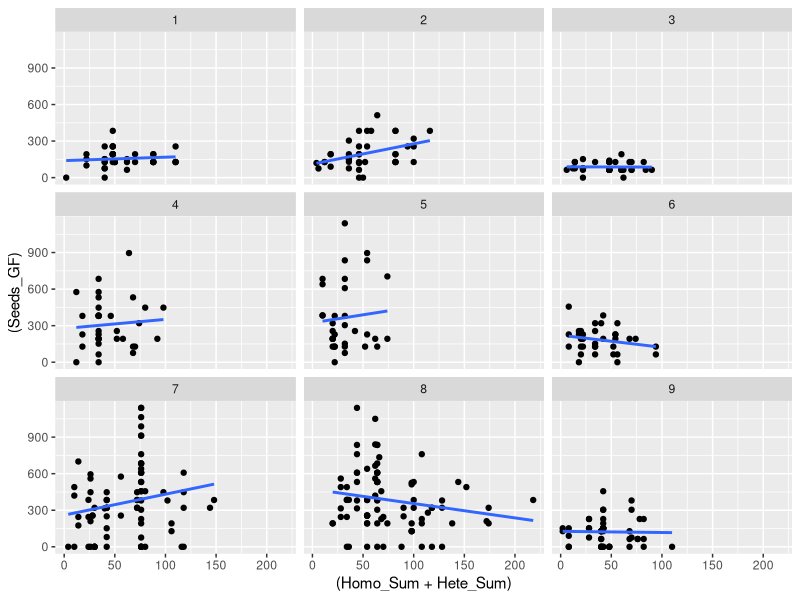
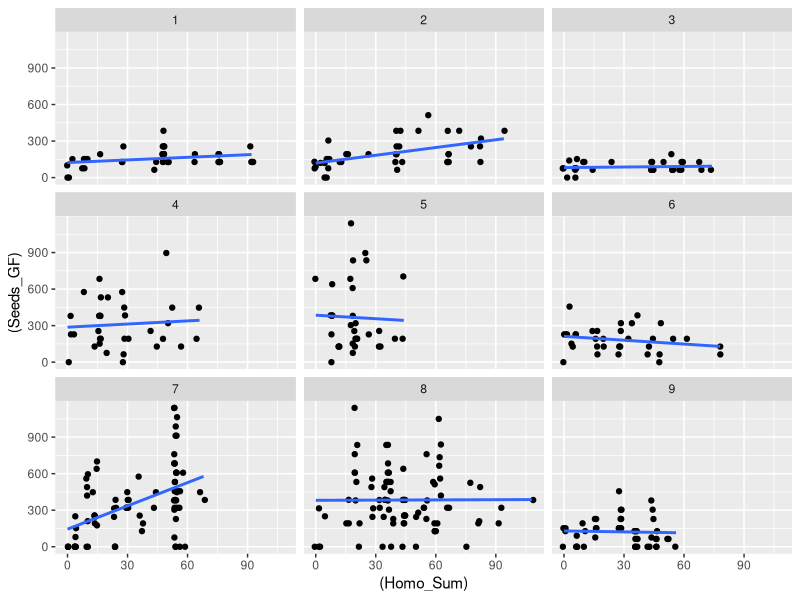
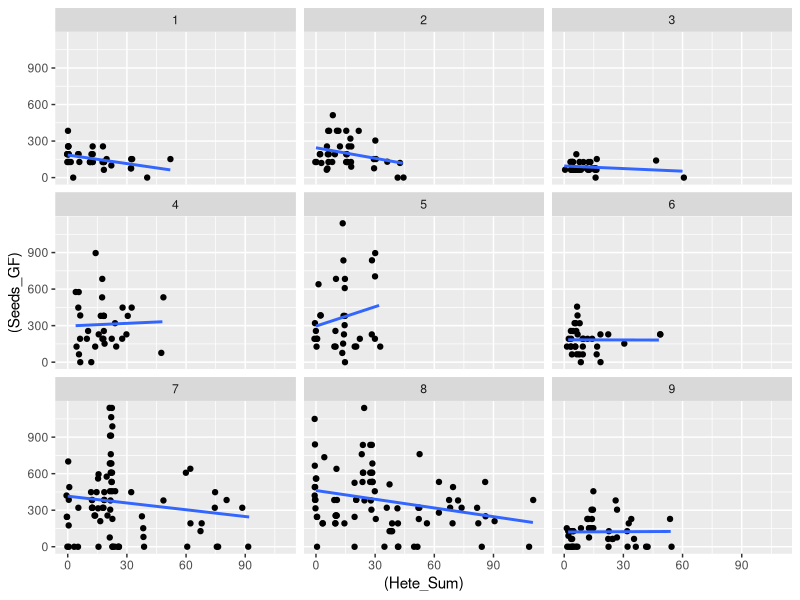
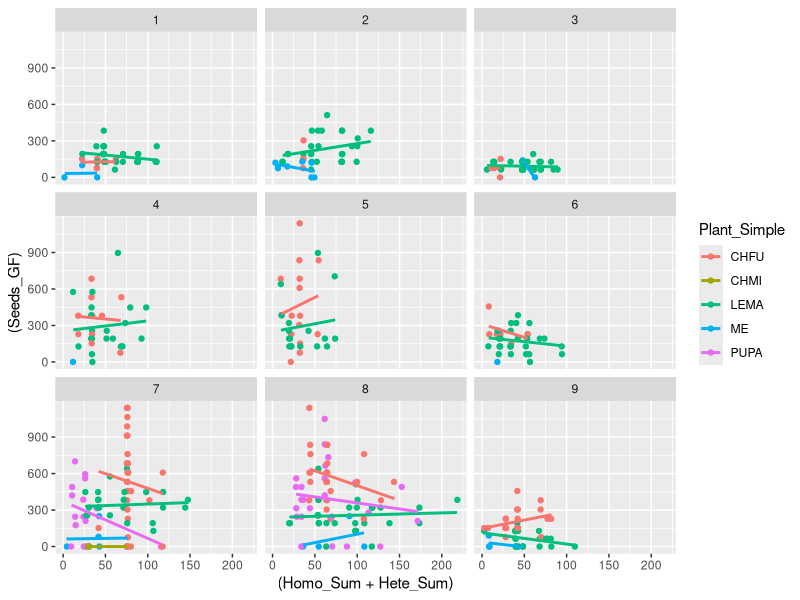
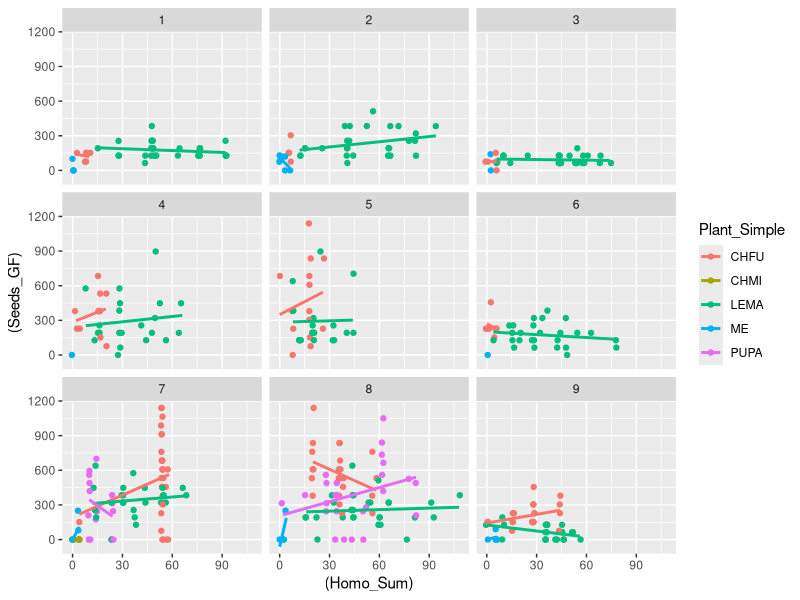
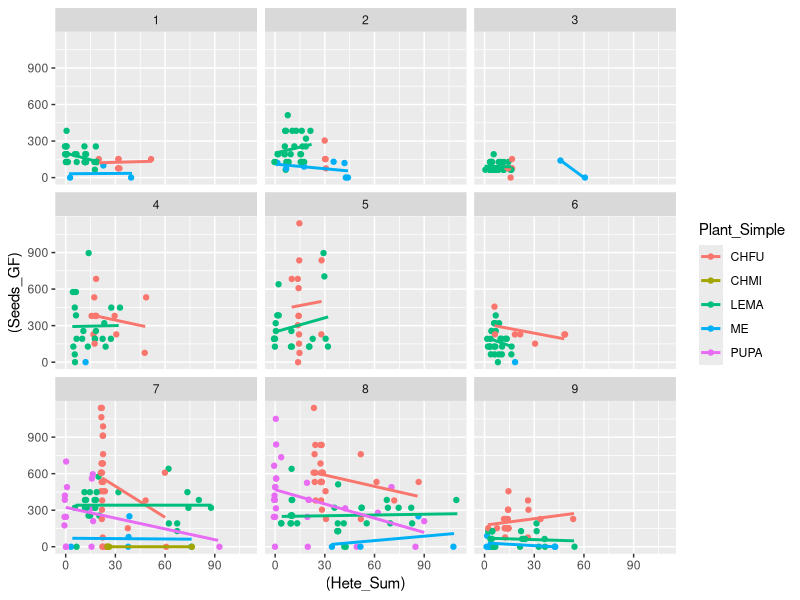

Write the R code that produced these figures, in order.
# load libraries
library(tidyverse)

####################################################################
# Loadind Plant-pollinator dataset (Caracoles) for 2019: visits, abundances, seeds
####################################################################

fitness_data <- read_csv2("FV_2019_FINAL_visits_abundances_seeds.csv")

fitness_data %>% group_by(G_F) %>% count()


fitness <- fitness_data %>% group_by(Plot,Subplot,Plant_Simple,G_F,num.plantas,Fruit,Seed) %>%
  count(wt=Visits) %>% rename(Visits_tot = n)

#####################################
# Filtering & relabeling
#####################################

fitness <- fitness %>% filter(!Subplot == "OUT" & !is.na(G_F))

fitness$Subplot_Plant_Label <- paste(fitness$Subplot,fitness$Plant_Simple,sep = " ")
fitness <- fitness %>% mutate(Seeds_tot = num.plantas*Seed)

#####################################
# Uploading motifs data
#####################################

caracoles_motif <- read_csv("Motifs/Caracoles.csv")

#Adding Subplot and Plant_Simple
for (i in 1:nrow(caracoles_motif)){
  x <- strsplit(caracoles_motif$Subplot_Plant_Label[i], " ")
  caracoles_motif$Subplot[i] <- x[[1]][1]
  caracoles_motif$Plant_Simple[i] <- x[[1]][2]
}

caracoles_motif <- caracoles_motif %>% select(-Visits_tot,-Subplot_Plant_Label)

#####################################
# Merging motifs data and fitness
#####################################

fitness <- fitness %>% left_join(caracoles_motif, by=c("Plot","Subplot","Plant_Simple","G_F"))

########################################################################
# SOME MOTIF VS SEEDS GRAPHS
########################################################################

# Adding GF contributions

fitness_SUM_Seed <- fitness %>% group_by(Plot,Subplot,Plant_Simple) %>%
  summarize(Seeds_GF = mean(Seed),
            Homo_Sum=sum(homo_motif),
            Hete_Sum=sum(hete_motif))


ggplot(fitness_SUM_Seed)+
  geom_point(aes(x=(Homo_Sum+Hete_Sum),y=(Seeds_GF),position = "jitter"))+
  geom_smooth(aes(x=(Homo_Sum+Hete_Sum),y=(Seeds_GF)),method = "lm",se = F)+
  facet_wrap(vars(Plot),nrow = 3,ncol = 3)

ggplot(fitness_SUM_Seed)+
  geom_point(aes(x=(Homo_Sum),y=(Seeds_GF)),position = "jitter")+
  geom_smooth(aes(x=(Homo_Sum),y=(Seeds_GF)),method = "lm",se = F)+
  facet_wrap(vars(Plot),nrow = 3,ncol = 3)

ggplot(fitness_SUM_Seed)+
  geom_point(aes(x=(Hete_Sum),y=(Seeds_GF)),position = "jitter")+
  geom_smooth(aes(x=(Hete_Sum),y=(Seeds_GF)),method = "lm",se = F)+
  facet_wrap(vars(Plot),nrow = 3,ncol = 3)




ggplot(fitness_SUM_Seed)+
  geom_point(aes(x=(Homo_Sum+Hete_Sum),y=(Seeds_GF),
                 color=Plant_Simple),position = "jitter")+
  geom_smooth(aes(x=(Homo_Sum+Hete_Sum),y=(Seeds_GF),
                  color=Plant_Simple),method = "lm",se = F)+
  facet_wrap(vars(Plot),nrow = 3,ncol = 3)

ggplot(fitness_SUM_Seed)+
  geom_point(aes(x=(Homo_Sum),y=(Seeds_GF),
                 color=Plant_Simple),position = "jitter")+
  geom_smooth(aes(x=(Homo_Sum),y=(Seeds_GF),
                  color=Plant_Simple),method = "lm",se = F)+
  facet_wrap(vars(Plot),nrow = 3,ncol = 3)

ggplot(fitness_SUM_Seed)+
  geom_point(aes(x=(Hete_Sum),y=(Seeds_GF),
                 color=Plant_Simple),position = "jitter")+
  geom_smooth(aes(x=(Hete_Sum),y=(Seeds_GF),
                  color=Plant_Simple),method = "lm",se = F)+
  facet_wrap(vars(Plot),nrow = 3,ncol = 3)




